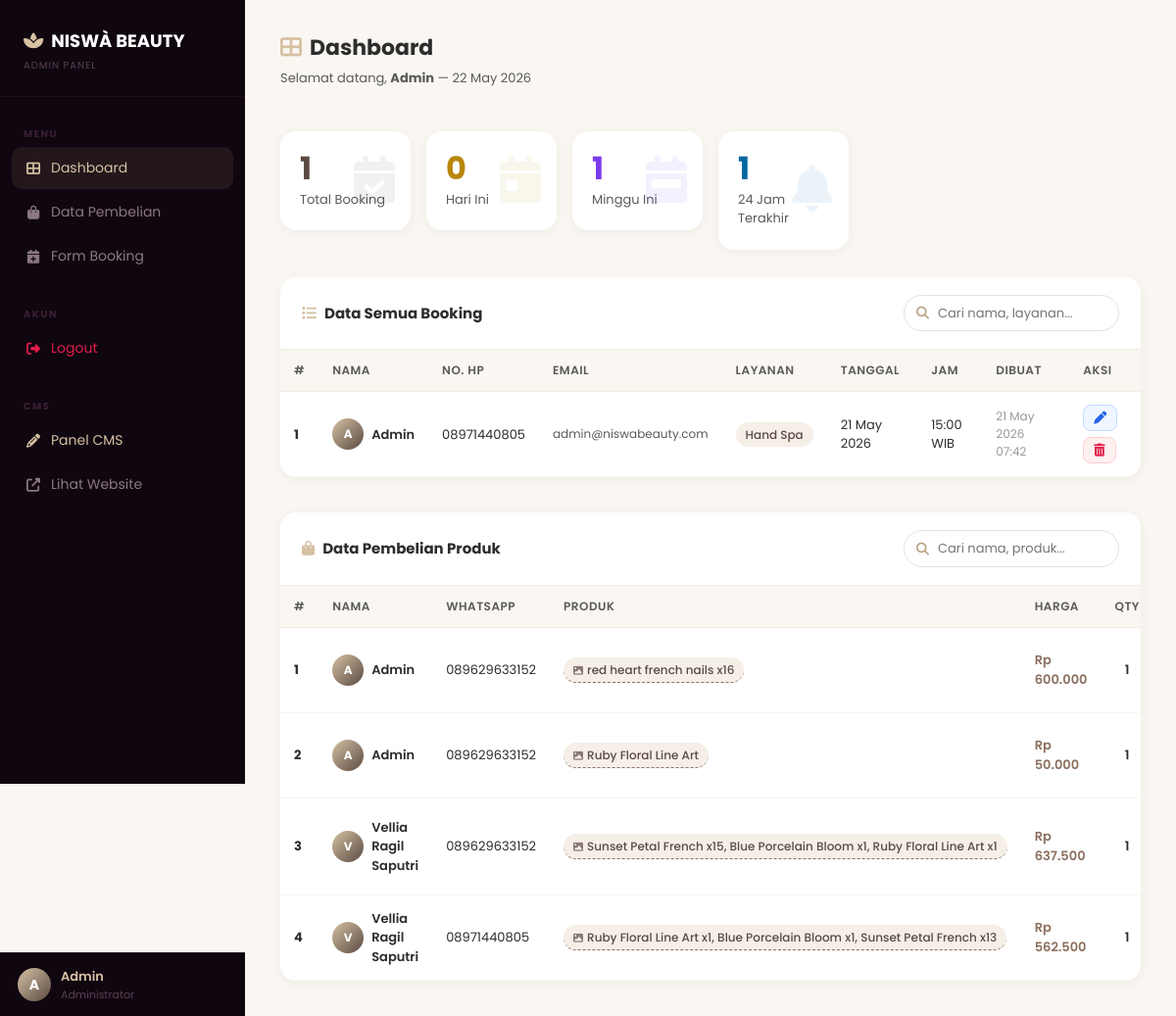
/dashboard.php (signed in), run on the app's committed database.
### tables this page shows
CREATE TABLE `bookings` (
  `id` int(11) NOT NULL,
  `user_id` int(11) DEFAULT NULL,
  `name` varchar(100) NOT NULL,
  `phone` varchar(30) DEFAULT NULL,
  `email` varchar(120) DEFAULT NULL,
  `service` varchar(150) DEFAULT NULL,
  `date` date DEFAULT NULL,
  `time` time DEFAULT NULL,
  `jumlah_orang` int(11) DEFAULT 1,
  `jenis_layanan` varchar(20) DEFAULT 'datang',
  `alamat_hs` text DEFAULT NULL,
  `catatan` text DEFAULT NULL,
  `status` varchar(20) DEFAULT 'booked',
  `created_at` datetime DEFAULT current_timestamp()
);

CREATE TABLE `orders` (
  `id` int(11) NOT NULL,
  `user_id` int(11) DEFAULT NULL,
  `nama` varchar(100) NOT NULL,
  `whatsapp` varchar(20) NOT NULL,
  `alamat` text NOT NULL,
  `product_name` varchar(100) NOT NULL,
  `product_price` varchar(20) NOT NULL,
  `qty` int(11) DEFAULT 1,
  `total` varchar(20) DEFAULT NULL,
  `catatan` text DEFAULT NULL,
  `product_image` varchar(500) DEFAULT NULL,
  `payment_method` varchar(30) DEFAULT 'COD',
  `payment_status` varchar(20) DEFAULT 'pending',
  `order_status` varchar(30) DEFAULT 'menunggu_konfirmasi',
  `created_at` datetime DEFAULT current_timestamp()
);

### dashboard.php (the view, shortened to what this page needs)
<?php
require_once __DIR__ . '/db.php';
mysqli_query($conn, "CREATE TABLE IF NOT EXISTS bookings (
    id INT AUTO_INCREMENT PRIMARY KEY,
    name VARCHAR(100) NOT NULL,
    phone VARCHAR(30),
    email VARCHAR(120),
    service VARCHAR(150),
    date DATE,
    time TIME,
    created_at DATETIME DEFAULT NOW()
) ENGINE=InnoDB DEFAULT CHARSET=utf8mb4");
function safeCount($conn, $sql) {
    $r = mysqli_query($conn, $sql);
    $row = mysqli_fetch_assoc($r);
    return (int)($row['n'] ?? 0);
}
$total       = safeCount($conn, "SELECT COUNT(*) AS n FROM bookings");
$today       = safeCount($conn, "SELECT COUNT(*) AS n FROM bookings WHERE date = CURDATE()");
$week        = safeCount($conn, "SELECT COUNT(*) AS n FROM bookings WHERE YEARWEEK(date,1)=YEARWEEK(CURDATE(),1)");
$newBookings = safeCount($conn, "SELECT COUNT(*) AS n FROM bookings WHERE created_at >= DATE_SUB(NOW(), INTERVAL 24 HOUR)");
$result = mysqli_query($conn, "SELECT * FROM bookings ORDER BY created_at DESC");
mysqli_query($conn, "CREATE TABLE IF NOT EXISTS orders (
    id INT AUTO_INCREMENT PRIMARY KEY,
    user_id INT DEFAULT NULL,
    nama VARCHAR(100) NOT NULL,
    whatsapp VARCHAR(20) NOT NULL,
    alamat TEXT NOT NULL,
    product_name VARCHAR(100) NOT NULL,
    product_price VARCHAR(20) NOT NULL,
    qty INT DEFAULT 1,
    total VARCHAR(20),
    catatan TEXT,
    product_image VARCHAR(500) DEFAULT NULL,
    created_at DATETIME DEFAULT NOW()
) ENGINE=InnoDB DEFAULT CHARSET=utf8mb4");
$ordersResult = mysqli_query($conn, "SELECT * FROM orders ORDER BY created_at DESC");
if ($ordersResult) mysqli_data_seek($ordersResult, 0);
$productImageMap = [];
$productImageByName = [];
$_pr = mysqli_query($conn, "SELECT name, price, image FROM cms_products WHERE image != '' ORDER BY id");
if ($_pr) {
    while ($_row = mysqli_fetch_assoc($_pr)) {
        $key = $_row['name'] . '||' . $_row['price'];
        $productImageMap[$key] = $_row['image'];
        if (!isset($productImageByName[$_row['name']])) {
            $productImageByName[$_row['name']] = $_row['image'];
        }
    }
}
$_fallbackImages = [
    'Cat Eye Nails'           => 'image/nail1,22k.jpeg',
    'Cat Eye Nails Pink'      => 'image/WhatsApp Image 2026-05-07 at 10.10.41.jpeg',
    'Cat Eye Coquette Nails'  => 'image/cateyeqouket.jpeg',
    'Butterfly Nails'         => 'image/WhatsApp Image 2026-05-06 at 11.22.27.jpeg',
    'Cat Eye Red Nails'       => 'image/WhatsApp Image 2026-05-06 at 11.05.12 (1).jpeg',
    'Simple Nails'            => 'image/WhatsApp Image 2026-05-07 at 10.09.45.jpeg',
    'Cat Eye Pink Nails'      => 'image/WhatsApp Image 2026-05-06 at 11.05.11.jpeg',
    'Sun Flower'              => 'image/WhatsApp Image 2026-05-07 at 10.05.32.jpeg',
    'Bling bling Nails'       => 'image/WhatsApp Image 2026-05-07 at 10.10.14.jpeg',
    'Elegant Nails'           => 'image/WhatsApp Image 2026-05-06 at 10.21.24.jpeg',
];
function getProductImagesJson($row, $productImageMap, $productImageByName, $fallback) {
    $stored = $row['product_image'] ?? '';
    if (!empty($stored)) {
        $decoded = json_decode($stored, true);
        if (is_array($decoded) && count($decoded) > 0) {
            return json_encode(array_values(array_unique($decoded)));
        }
        return json_encode([$stored]);
    }
    $img = getProductImage($row['product_name'], $row['product_price'], $productImageMap, $productImageByName, $fallback);
    return $img ? json_encode([$img]) : null;
}
?>
<!DOCTYPE html>
<html lang="id">
<head>
    <link href="https://cdn.jsdelivr.net/npm/bootstrap@5.3.0/dist/css/bootstrap.min.css" rel="stylesheet">
    <link rel="stylesheet" href="https://cdnjs.cloudflare.com/ajax/libs/font-awesome/6.4.0/css/all.min.css">
</head>
<body>
<aside class="sidebar">
    <div class="sidebar-brand">
        <i class="fas fa-spa me-2"></i>NISWÀ BEAUTY
        <small>ADMIN PANEL</small>
    </div>
    <div class="sidebar-section">Menu</div>
    <ul class="sidebar-nav">
        <li><a href="dashboard.php" class="active"><i class="fas fa-th-large"></i> Dashboard</a></li>
        <li><a href="#orders" onclick="document.getElementById('orders').scrollIntoView({behavior:'smooth'});return false;"><i class="fas fa-shopping-bag"></i> Data Pembelian</a></li>
        <li><a href="booking.php" target="_blank"><i class="fas fa-calendar-plus"></i> Form Booking</a></li>
    </ul>
    <div class="sidebar-section">Akun</div>
    <ul class="sidebar-nav">
        <li>
            <a href="dashboard.php?logout=1"
               onclick="return confirm('Yakin ingin logout?')"
               style="color:#e11d48;">
                <i class="fas fa-sign-out-alt"></i> Logout
            </a>
        </li>
    </ul>
        <div class="sidebar-section">CMS</div>
        <ul class="sidebar-nav">
            <li><a href="cms.php" style="color:var(--gold);"><i class="fas fa-pencil-alt"></i> Panel CMS</a></li>
            <li><a href="index.php" target="_blank"><i class="fas fa-external-link-alt"></i> Lihat Website</a></li>
        </ul>
        <div class="sidebar-user">
        <div class="av"><?= strtoupper(substr($_SESSION['user'], 0, 1)) ?></div>
        <div>
            <div class="name"><?= htmlspecialchars($_SESSION['user']) ?></div>
            <div class="role">Administrator</div>
        </div>
    </div>
</aside>
<main class="main">
    <div class="page-header d-flex align-items-start justify-content-between flex-wrap gap-3">
        <div>
            <h2><i class="fas fa-th-large me-2" style="color:var(--gold);"></i>Dashboard</h2>
            <p>Selamat datang, <strong><?= htmlspecialchars($_SESSION['user']) ?></strong> — <?= date('d F Y') ?></p>
        </div>
    </div>
    <div class="row g-3">
        <?php
        $cards = [
            ['icon'=>'fa-calendar-check', 'num'=>$total,       'lbl'=>'Total Booking',    'color'=>'#5A4A42'],
            ['icon'=>'fa-calendar-day',   'num'=>$today,       'lbl'=>'Hari Ini',         'color'=>'#b8860b'],
            ['icon'=>'fa-calendar-week',  'num'=>$week,        'lbl'=>'Minggu Ini',       'color'=>'#7c3aed'],
            ['icon'=>'fa-bell',           'num'=>$newBookings, 'lbl'=>'24 Jam Terakhir',  'color'=>'#0369a1'],
        ];
        foreach ($cards as $c): ?>
        <div class="col-6 col-lg-2">
            <div class="stat-card">
                <div class="big-icon" style="color:<?= $c['color'] ?>;"><i class="fas <?= $c['icon'] ?>"></i></div>
                <div class="num" style="color:<?= $c['color'] ?>;"><?= $c['num'] ?></div>
                <div class="lbl"><?= $c['lbl'] ?></div>
            </div>
        </div>
        <?php endforeach; ?>
    </div>
    <div class="table-wrap">
        <div class="table-top">
            <h5><i class="fas fa-list me-2" style="color:var(--gold);"></i>Data Semua Booking</h5>
            <div class="search-wrap">
                <input type="text" class="search-box" id="searchInput" placeholder="Cari nama, layanan...">
            </div>
        </div>
        <?php if ($result && mysqli_num_rows($result) > 0): ?>
        <div class="desktop-table" style="overflow-x:auto;">
        <table id="bookingTable">
            <thead>
                <tr>
                    <th>#</th><th>Nama</th><th>No. HP</th><th>Email</th>
                    <th>Layanan</th><th>Tanggal</th><th>Jam</th><th>Dibuat</th><th>Aksi</th>
                </tr>
            </thead>
            <tbody>
            <?php $no=1; mysqli_data_seek($result,0); while ($row = mysqli_fetch_assoc($result)): ?>
            <tr>
                <td><strong><?= $no++ ?></strong></td>
                <td>
                    <div style="display:flex;align-items:center;gap:8px;">
                        <div class="avatar-cell"><?= strtoupper(substr($row['name'],0,1)) ?></div>
                        <span style="font-weight:600;"><?= htmlspecialchars($row['name']) ?></span>
                    </div>
                </td>
                <td><?= htmlspecialchars($row['phone']) ?></td>
                <td style="color:var(--text-mid);font-size:12px;"><?= htmlspecialchars($row['email']) ?></td>
                <td><span class="badge-svc"><?= htmlspecialchars($row['service']) ?></span></td>
                <td><?= date('d M Y', strtotime($row['date'])) ?></td>
                <td><?= date('H:i', strtotime($row['time'])) ?> WIB</td>
                <td style="font-size:12px;color:var(--text-light);"><?= date('d M Y H:i', strtotime($row['created_at'])) ?></td>
                <td>
                    <div style="display:flex;gap:6px;flex-wrap:wrap;">
                    <a href="#" onclick="openEditBooking(<?= $row['id'] ?>,'<?= addslashes(htmlspecialchars($row['name'])) ?>','<?= addslashes(htmlspecialchars($row['phone'])) ?>','<?= addslashes(htmlspecialchars($row['email'])) ?>','<?= addslashes(htmlspecialchars($row['service'])) ?>','<?= $row['date'] ?>','<?= substr($row['time'],0,5) ?>');return false;"
                       class="btn-edit">
                        <i class="fas fa-pen"></i>
                    </a>
                    <a href="dashboard.php?delete=<?= $row['id'] ?>"
                       onclick="return confirm('Hapus booking ini?')"
                       class="btn-del">
                        <i class="fas fa-trash-alt"></i>
                    </a>
                    </div>
                </td>
            </tr>
            <?php endwhile; ?>
            </tbody>
        </table>
        </div>
        <?php endif; ?>
    </div>
    <div class="table-wrap" id="orders" style="margin-top:36px;">
        <div class="table-top">
            <h5><i class="fas fa-shopping-bag me-2" style="color:var(--gold);"></i>Data Pembelian Produk</h5>
            <div class="search-wrap">
                <input type="text" class="search-box" id="searchOrders" placeholder="Cari nama, produk...">
            </div>
        </div>
        <?php if ($ordersResult && mysqli_num_rows($ordersResult) > 0): ?>
        <div class="desktop-table" style="overflow-x:auto;">
        <table id="ordersTable">
            <thead>
                <tr>
                    <th>#</th>
                    <th>Nama</th>
                    <th>WhatsApp</th>
                    <th>Produk</th>
                    <th>Harga</th>
                    <th>Qty</th>
                </tr>
            </thead>
            <tbody>
            <?php $no=1; while ($row = mysqli_fetch_assoc($ordersResult)): ?>
            <tr>
                <td><strong><?= $no++ ?></strong></td>
                <td>
                    <div style="display:flex;align-items:center;gap:8px;">
                        <div class="avatar-cell"><?= strtoupper(substr($row['nama'],0,1)) ?></div>
                        <span style="font-weight:600;"><?= htmlspecialchars($row['nama']) ?></span>
                    </div>
                </td>
                <td><?= htmlspecialchars($row['whatsapp']) ?></td>
                <?php $pname=$row['product_name']; $pimgsJson=getProductImagesJson($row,$productImageMap,$productImageByName,$_fallbackImages); $pimgFirst=($pimgsJson ? json_decode($pimgsJson,true)[0] : null); ?>
                <td>
                    <?php if($pimgsJson): ?>
                    <span class="badge-svc prod-preview-btn" style="cursor:pointer;border-bottom:1px dashed #8B6F5E;"
                          data-name="<?= htmlspecialchars($pname, ENT_QUOTES) ?>"
                          data-imgs="<?= htmlspecialchars($pimgsJson, ENT_QUOTES) ?>"
                          data-price="<?= htmlspecialchars($row['product_price'], ENT_QUOTES) ?>">
                        <i class="fas fa-image me-1" style="font-size:10px;opacity:0.7;"></i><?= htmlspecialchars($pname) ?>
                    </span>
                    <?php else: ?>
                    <span class="badge-svc"><?= htmlspecialchars($pname) ?></span>
                    <?php endif; ?>
                </td>
                <td style="color:#8B6F5E;font-weight:600;"><?= htmlspecialchars($row['product_price']) ?></td>
                <td style="text-align:center;font-weight:600;"><?= (int)$row['qty'] ?></td>
            </tr>
            <?php endwhile; ?>
            </tbody>
        </table>
        </div>
        <?php endif; ?>
    </div>
</main>
</body>
</html>

### data on the page
bookings: name "A", name "Admin", phone "08971440805", email "admin@niswabeauty.com", service "Hand Spa", date "21 May 2026", time "15:00", created_at "21 May 2026 07:42"
orders: nama "A", nama "Admin", whatsapp "089629633152", product_name "red heart french nails x16", product_price "Rp 600.000", qty "1"
orders: nama "A", nama "Admin", whatsapp "089629633152", product_name "Ruby Floral Line Art", product_price "Rp 50.000", qty "1"
orders: nama "V", nama "Vellia Ragil Saputri", whatsapp "089629633152", product_name "Sunset Petal French x15, Blue Porcelain Bloom x1, Ruby Floral Line Art x1", product_price "Rp 637.500", qty "1"
orders: nama "V", nama "Vellia Ragil Saputri", whatsapp "08971440805", product_name "Ruby Floral Line Art x1, Blue Porcelain Bloom x1, Sunset Petal French x13", product_price "Rp 562.500", qty "1"

### other printed values
substr($_SESSION['user'], 0, 1) "A"
$_SESSION['user'] "Admin"
$c['num'] "1"
$c['lbl'] "Total Booking"
$c['num'] "0"
$c['lbl'] "Hari Ini"
$c['lbl'] "Minggu Ini"
$c['lbl'] "24 Jam Terakhir"
